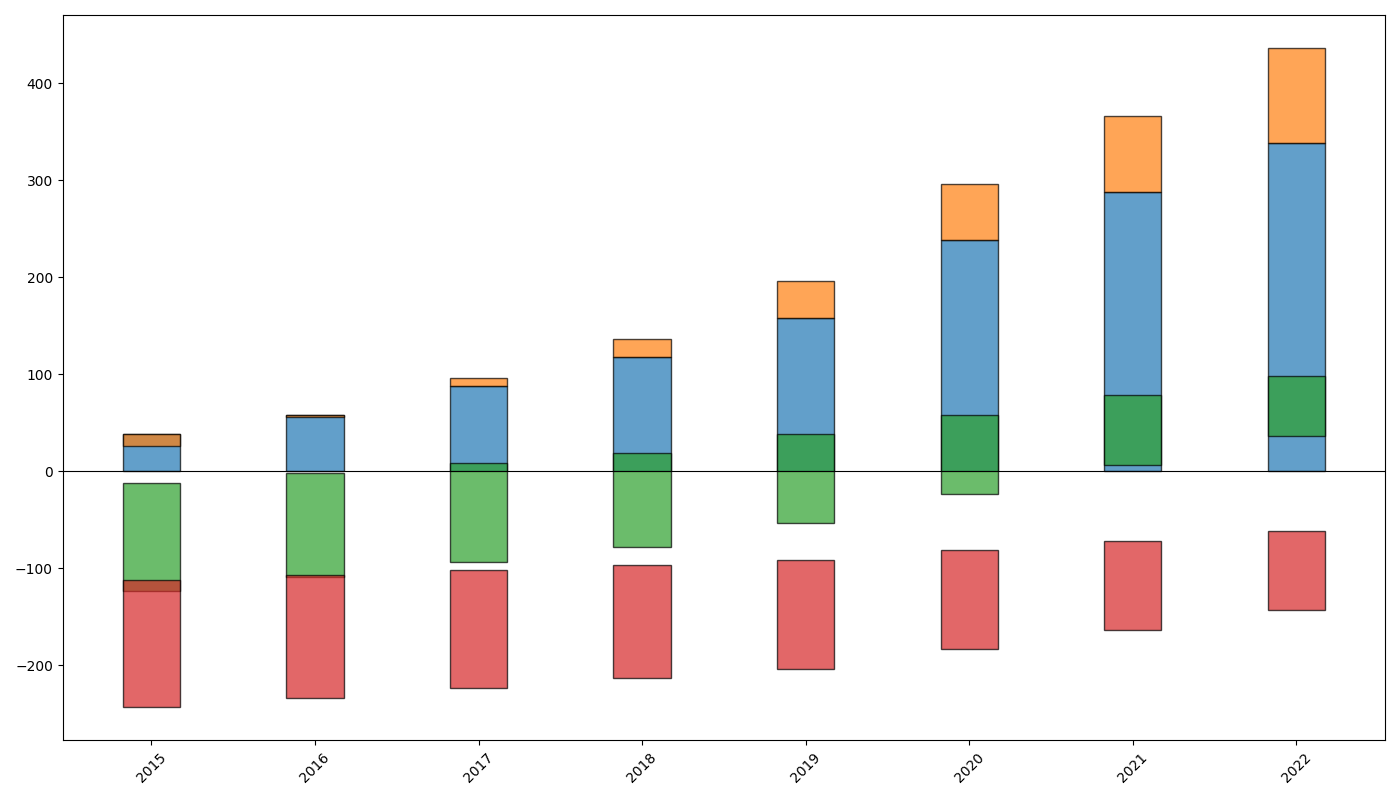

Python code for this plot:
import matplotlib.pyplot as plt
import numpy as np

# Data Setup
years = np.array(['2015', '2016', '2017', '2018', '2019', '2020', '2021', '2022'])
languages = ['Python', 'JavaScript', 'Ruby', 'C++']
participants = np.array([
    [200, 150, 50, 30],
    [220, 160, 55, 35],
    [250, 170, 60, 40],
    [280, 180, 65, 45],
    [320, 200, 70, 50],
    [400, 220, 80, 60],
    [450, 240, 90, 70],
    [500, 260, 100, 80],
])

# Calculate differences from a central axis: mean of participants
mean_participants = np.mean(participants)
participants_delta = participants - mean_participants

fig, ax = plt.subplots(figsize=(14, 8))
bar_width = 0.35
x = np.arange(len(years))

# Plot diverging bars for each language
for i, language in enumerate(languages):
    ax.bar(x, participants_delta[:, i], width=bar_width, label=language, alpha=0.7, edgecolor='black', 
           align='center', bottom=participants_delta[:, i - 1] if i != 0 else 0)

# Custom ticks and axis settings
ax.set_xticks(x)
ax.set_xticklabels(years, rotation=45)
ax.axhline(0, color='black', linewidth=0.8)  # Include central axis line

# Display the plot
plt.tight_layout()
plt.show()
